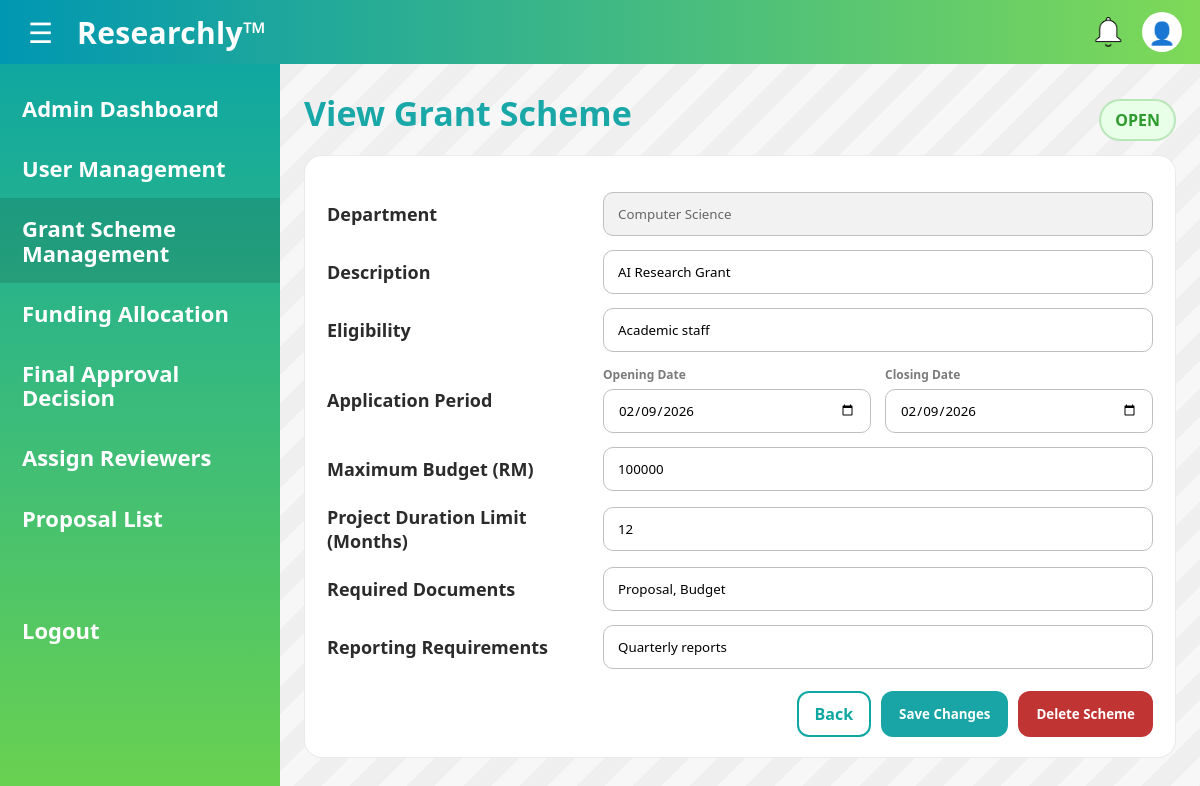
Screenshot of /admin/grants/73bde825-ac77-44ef-9d37-f87b6e63fe68 (signed in) with the database file from the repository.
### main.py (models this page shows)
class GrantScheme(db.Model):
    scheme_id = db.Column(db.String(36), primary_key=True, default=lambda: str(uuid.uuid4()))
    admin_id = db.Column(
        db.String(36),
        db.ForeignKey('admin.admin_id'),
    )
    department_id = db.Column(
        db.String(36),
        db.ForeignKey('department.department_id'),
    )
    description = db.Column(db.String(500), nullable=False)
    eligibiliity = db.Column(db.String(500), nullable=False)
    open_date = db.Column(db.Date, nullable=False)
    close_date = db.Column(db.Date, nullable=False)
    max_budget = db.Column(db.Integer, nullable=False)
    project_duration_limit = db.Column(db.Integer, nullable=False)
    required_documents = db.Column(db.String(500), nullable=False)
    reporting_requirements = db.Column(db.String(500), nullable=False)
    scheme_status = db.Column(db.String(20), nullable=False)
    created_at = db.Column(db.DateTime, default=lambda:datetime.now(timezone.utc), nullable=False)
    updated_at = db.Column(db.DateTime, default=lambda:datetime.now(timezone.utc), onupdate=lambda:datetime.now(timezone.utc), nullable=False)

### main.py (the view, shortened to what this page needs)
@app.route("/admin/grants/<scheme_id>", methods=["GET", "POST"])
@login_required
@admin_required
def admin_grant_view(scheme_id):
    scheme = GrantScheme.query.get_or_404(scheme_id)
    departments = Department.query.order_by(Department.department_name.asc()).all()
    st = (scheme.scheme_status or "").upper()
    return render_template(
        "admin_view_grant_scheme.html",
        scheme=scheme,
        departments=departments
    )

### main.py (called while the page is built)
@login_manager.user_loader
def load_user(user_id):
    return User.query.get(user_id)

def get_profile(user_id: str):
    return UserProfile.query.filter_by(user_id=user_id).first()

def is_admin_user(user: User) -> bool:
    prof = get_profile(user.id)
    return bool(prof and prof.account_status == "ACTIVE" and prof.role == "ADMIN")

def admin_required(fn):
    @wraps(fn)
    def wrapper(*args, **kwargs):
        if not current_user.is_authenticated:
            return login_manager.unauthorized()
        if not is_admin_user(current_user):
            abort(403)
        return fn(*args, **kwargs)
    return wrapper

@app.context_processor
def inject_profile():
    if current_user.is_authenticated:
        return {"prof": get_profile(current_user.id)}
    return {"prof": None}

@app.context_processor
def inject_unread_notifications():
    if current_user.is_authenticated:
        unread_count = (Notification.query
            .filter_by(user_id=current_user.id, is_read=False)
            .count())
        return {"unread_notifications": unread_count}
    return {"unread_notifications": 0}

### templates/admin_view_grant_scheme.html (shortened to what this page needs)
<!DOCTYPE html>
<html lang="en">
<head>
  <link rel="stylesheet" href="{{ url_for('static', filename='css/admin_view_grant_scheme.css') }}">
  <link rel="stylesheet" href="{{ url_for('static', filename='css/colors.css') }}">
</head>
<body>
  {% include "_topbar.html" %}
  <main class="layout" id="layout">
    <aside class="sidebar" id="sidebar">
      <a class="side-link" href="{{ url_for('admin_dashboard') }}">Admin Dashboard</a>
      <a class="side-link" href="{{ url_for('admin_users', status='PENDING') }}">User Management</a>
      <a class="side-link active" href="{{ url_for('admin_grants', status='ALL') }}">Grant Scheme<br/>Management</a>
      <a class="side-link" href="{{ url_for('admin_funding_list', dept='ALL') }}">Funding Allocation</a>
      <a class="side-link" href="{{ url_for('admin_final_approval_list', dept='ALL') }}">Final Approval<br/>Decision</a>
      <a class="side-link" href="{{ url_for('admin_assign_reviewers', dept='ALL') }}">Assign Reviewers</a>
      <a class="side-link" href="{{ url_for('admin_proposal_list') }}">Proposal List</a>
      <div class="side-spacer"></div>
      <a class="side-link logout" href="{{ url_for('logout') }}">Logout</a>
    </aside>
    <section class="content">
      <div class="page-wrap">
        <div class="page-head">
          <h1>View Grant Scheme</h1>
          {% set st = (scheme.scheme_status or '').upper() %}
          <span class="status-pill {{ st|lower }}">{{ st }}</span>
        </div>
        {% set can_edit   = st in ['OPEN', 'DRAFT'] %}
        {% set can_delete = st in ['OPEN', 'DRAFT'] %}
        {% set can_confirm = st == 'DRAFT' %}
        {% set can_close  = st == 'OPEN' %}
        {% set readonly = not can_edit %}
        <form class="card form" method="POST">
          <div class="row">
            <label>Department</label>
            <input type="text"
              value="{{ (departments | selectattr('department_id','equalto',scheme.department_id) | list | first).department_name
                  if scheme.department_id else '' }}"
              disabled>
          </div>
          <div class="row">
            <label>Description</label>
            <input type="text" name="description" value="{{ scheme.description }}" {% if readonly %}disabled{% endif %}>
          </div>
          <div class="row">
            <label>Eligibility</label>
            <input type="text" name="eligibiliity" value="{{ scheme.eligibiliity }}" {% if readonly %}disabled{% endif %}>
          </div>
          <div class="row">
            <label>Application Period</label>
            <div class="date-range">
              <div class="date-box">
                <span class="mini">Opening Date</span>
                <input type="date" name="open_date"
                       value="{{ scheme.open_date.strftime('%Y-%m-%d') if scheme.open_date else '' }}"
                       {% if readonly %}disabled{% endif %}>
              </div>
              <div class="date-box">
                <span class="mini">Closing Date</span>
                <input type="date" name="close_date"
                       value="{{ scheme.close_date.strftime('%Y-%m-%d') if scheme.close_date else '' }}"
                       {% if readonly %}disabled{% endif %}>
              </div>
            </div>
          </div>
          <div class="row">
            <label>Maximum Budget (RM)</label>
            <input type="number" name="max_budget" value="{{ scheme.max_budget }}" {% if readonly %}disabled{% endif %}>
          </div>
          <div class="row">
            <label>Project Duration Limit (Months)</label>
            <input type="number" name="project_duration_limit" value="{{ scheme.project_duration_limit }}" {% if readonly %}disabled{% endif %}>
          </div>
          <div class="row">
            <label>Required Documents</label>
            <input type="text" name="required_documents" value="{{ scheme.required_documents }}" {% if readonly %}disabled{% endif %}>
          </div>
          <div class="row">
            <label>Reporting Requirements</label>
            <input type="text" name="reporting_requirements" value="{{ scheme.reporting_requirements }}" {% if readonly %}disabled{% endif %}>
          </div>
          <div class="actions-row">
            <a class="btn ghost" href="{{ url_for('admin_grants', status='ALL') }}">Back</a>
            {% if can_edit %}
              <button class="btn secondary" name="action" value="save" type="submit">Save Changes</button>
            {% endif %}
            {% if can_delete %}
              <button class="btn danger" name="action" value="delete" type="submit"
                onclick="return confirm('Delete this scheme? This cannot be undone.');">
                Delete Scheme
              </button>
            {% endif %}
          </div>
        </form>
      </div>
    </section>
  </main>
</body>
</html>

### static/css/admin_view_grant_scheme.css (style rules this page uses)
html, body { height: 100%; }
body { margin: 0; overflow: hidden; background: #f7f7f7; }
.layout { height: calc(100vh - 64px); overflow: hidden; display: grid; grid-template-columns: 280px 1fr; transition: grid-template-columns 0.3s ease; }
.sidebar { height: 100%; overflow-y: auto; }
.content { height: 100%; overflow-y: auto; padding: 22px 24px 40px; }
.content, .sidebar { -webkit-overflow-scrolling: touch; }
* { box-sizing: border-box; font-family: "Segoe UI", Arial, sans-serif; }
body { margin: 0; min-height: 100vh; background: #f7f7f7; }
.layout { display: grid; grid-template-columns: 280px 1fr; min-height: calc(100vh - 64px); transition: grid-template-columns 0.3s ease; }
.sidebar { background: linear-gradient(180deg, #0fa7a1, #6bd24f); padding: 14px 0; color: #fff; transition: transform 0.3s ease, width 0.3s ease; width: 280px; }
.side-link { display: block; padding: 18px 22px; color: #fff; text-decoration: none; font-weight: 700; font-size: 22px; line-height: 1.1; white-space: nowrap; }
.side-link.active { background: rgba(0,0,0,0.12); }
.side-spacer { height: 40px; }
.side-link.logout { margin-top: 12px; }
.content { padding: 26px 24px 40px; background: repeating-linear-gradient( 135deg, rgba(0,0,0,0.03) 0, rgba(0,0,0,0.03) 20px, rgba(255,255,255,0.0) 20px, rgba(255,255,255,0.0) 40px ); }
.page-wrap { max-width: 1150px; margin: 0 auto; }
.page-head { display:flex; align-items: baseline; justify-content: space-between; gap: 14px; margin-bottom: 14px; }
.page-head h1 { margin: 0; font-size: 34px; color: #1aa7a8; font-weight: 900; }
.status-pill { padding: 8px 14px; border-radius: 999px; font-weight: 900; border: 2px solid rgba(0,0,0,0.08); background: #fff; }
.status-pill.open { background:#e8ffe8; color:#2d9b2d; border-color: rgba(45,155,45,0.25); }
.card { background:#fff; border-radius:18px; border:1px solid rgba(0,0,0,0.08); padding: 22px 22px 20px; }
.row { display:grid; grid-template-columns: 260px 1fr; gap:16px; align-items:center; margin: 14px 0; }
.row label { font-weight:900; color:#2b2b2b; font-size: 18px; }
.row input, .row select { height: 44px; padding: 0 14px; border: 1px solid #bfbfbf; border-radius: 10px; outline: none; background:#fff; }
.row input:disabled, .row select:disabled { background: #f2f2f2; color: #666; }
.date-range { display:grid; grid-template-columns: 1fr 1fr; gap: 14px; }
.date-box { display:flex; flex-direction: column; gap: 6px; }
.mini { font-size: 12px; font-weight: 800; color: #7b7b7b; }
.actions-row { display:flex; justify-content:flex-end; gap:10px; margin-top: 22px; flex-wrap: wrap; }
.btn { border:none; border-radius:12px; padding:10px 16px; font-weight:900; cursor:pointer; text-decoration:none; display:inline-flex; align-items:center; justify-content:center; border: 2px solid transparent; }
.btn.secondary { background:#19a5a5; color:#fff; }
.btn.danger { background:#c03434; color:#fff; }
.btn.ghost { background:#fff; color:#0fa7a1; border-color:#0fa7a1; }

### static/css/colors.css (style rules this page uses)
:root { --accent-1: #7ed957; --accent-2: #0097b2; --font-1: #28a5a8; }

### rows the page displays
GrantScheme: scheme_status "OPEN", description "AI Research Grant", eligibiliity "Academic staff", open_date "02/09/2026", close_date "02/09/2026", max_budget "100000", project_duration_limit "12", required_documents "Proposal, Budget", reporting_requirements "Quarterly reports"
